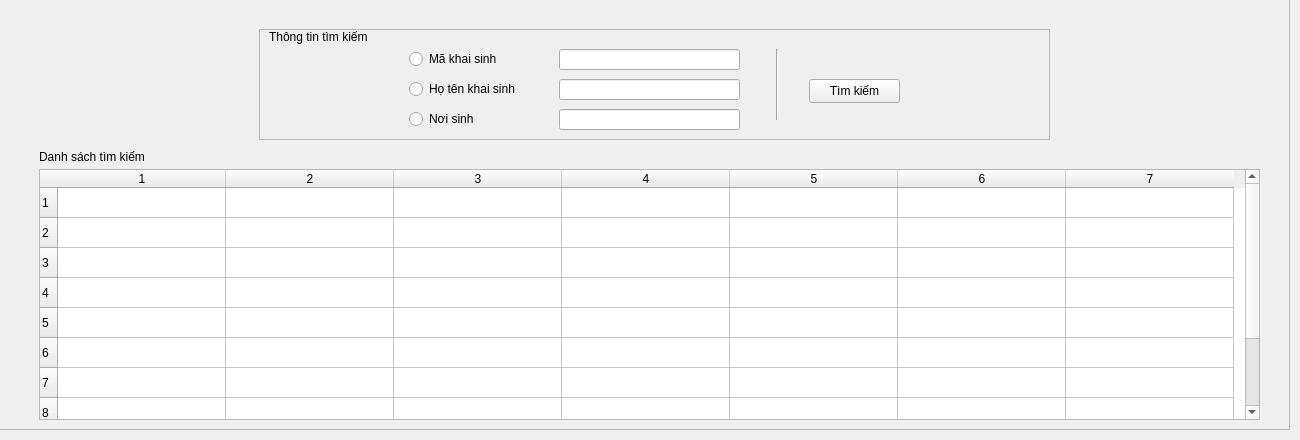
         <widget class="QWidget" name="tab_15">
          <attribute name="title">
           <string>Tìm kiếm nhân khẩu</string>
          </attribute>
          <widget class="QFrame" name="frame_18">
           <property name="geometry">
            <rect>
             <x>-1</x>
             <y>-1</y>
             <width>1291</width>
             <height>431</height>
            </rect>
           </property>
           <property name="frameShape">
            <enum>QFrame::StyledPanel</enum>
           </property>
           <property name="frameShadow">
            <enum>QFrame::Raised</enum>
           </property>
           <widget class="QFrame" name="frame_19">
            <property name="geometry">
             <rect>
              <x>260</x>
              <y>30</y>
              <width>791</width>
              <height>111</height>
             </rect>
            </property>
            <property name="frameShape">
             <enum>QFrame::StyledPanel</enum>
            </property>
            <property name="frameShadow">
             <enum>QFrame::Raised</enum>
            </property>
            <widget class="QLabel" name="label_54">
             <property name="geometry">
              <rect>
               <x>10</x>
               <y>0</y>
               <width>121</width>
               <height>16</height>
              </rect>
             </property>
             <property name="text">
              <string>Thông tin tìm kiếm</string>
             </property>
            </widget>
            <widget class="QRadioButton" name="radioButton_13">
             <property name="geometry">
              <rect>
               <x>150</x>
               <y>20</y>
               <width>89</width>
               <height>20</height>
              </rect>
             </property>
             <property name="text">
              <string>Mã khai sinh</string>
             </property>
            </widget>
            <widget class="QRadioButton" name="radioButton_14">
             <property name="geometry">
              <rect>
               <x>150</x>
               <y>50</y>
               <width>111</width>
               <height>20</height>
              </rect>
             </property>
             <property name="text">
              <string>Họ tên khai sinh</string>
             </property>
            </widget>
            <widget class="QRadioButton" name="radioButton_15">
             <property name="geometry">
              <rect>
               <x>150</x>
               <y>80</y>
               <width>89</width>
               <height>20</height>
              </rect>
             </property>
             <property name="text">
              <string>Nơi sinh</string>
             </property>
            </widget>
            <widget class="QLineEdit" name="lineEdit">
             <property name="geometry">
              <rect>
               <x>300</x>
               <y>20</y>
               <width>181</width>
               <height>21</height>
              </rect>
             </property>
            </widget>
            <widget class="QLineEdit" name="lineEdit_2">
             <property name="geometry">
              <rect>
               <x>300</x>
               <y>50</y>
               <width>181</width>
               <height>21</height>
              </rect>
             </property>
            </widget>
            <widget class="QLineEdit" name="lineEdit_3">
             <property name="geometry">
              <rect>
               <x>300</x>
               <y>80</y>
               <width>181</width>
               <height>21</height>
              </rect>
             </property>
            </widget>
            <widget class="Line" name="line_12">
             <property name="geometry">
              <rect>
               <x>510</x>
               <y>20</y>
               <width>16</width>
               <height>71</height>
              </rect>
             </property>
             <property name="orientation">
              <enum>Qt::Vertical</enum>
             </property>
            </widget>
            <widget class="QPushButton" name="pushButton_45">
             <property name="geometry">
              <rect>
               <x>550</x>
               <y>50</y>
               <width>91</width>
               <height>24</height>
              </rect>
             </property>
             <property name="text">
              <string>Tìm kiếm</string>
             </property>
            </widget>
           </widget>
           <widget class="QTableWidget" name="tableWidget_10">
            <property name="geometry">
             <rect>
              <x>40</x>
              <y>170</y>
              <width>1221</width>
              <height>251</height>
             </rect>
            </property>
            <property name="rowCount">
             <number>10</number>
            </property>
            <property name="columnCount">
             <number>7</number>
            </property>
            <attribute name="horizontalHeaderVisible">
             <bool>true</bool>
            </attribute>
            <attribute name="horizontalHeaderDefaultSectionSize">
             <number>168</number>
            </attribute>
            <row/>
            <row/>
            <row/>
            <row/>
            <row/>
            <row/>
            <row/>
            <row/>
            <row/>
            <row/>
            <column/>
            <column/>
            <column/>
            <column/>
            <column/>
            <column/>
            <column/>
           </widget>
           <widget class="QLabel" name="label_55">
            <property name="geometry">
             <rect>
              <x>40</x>
              <y>150</y>
              <width>111</width>
              <height>16</height>
             </rect>
            </property>
            <property name="text">
             <string>Danh sách tìm kiếm</string>
            </property>
           </widget>
          </widget>
         </widget>
